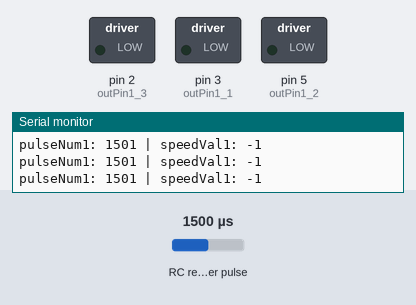
Bench run of a sketch on a simulated Arduino Uno, built with avr-gcc and run on an emulated ATmega328P. Parts: switched loads named in the sketch (green lamp = pin HIGH), the last lines printed to the serial monitor. Wiring (inferred from the names in the program): RC receiver channel: data pin 4. The inputs (shaded band) are chosen by the test bench; at power-on: RC receiver pulse 1500 µs.

Above: at 1.2 s.
1.3 s: RC receiver pulse (sensor on pin 4) set to 1463 µs
At 2.3 s:
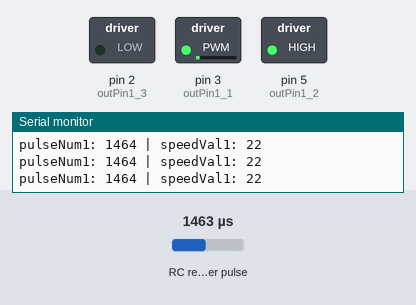
2.8 s: RC receiver pulse (sensor on pin 4) set to 1750 µs
At 3.8 s:
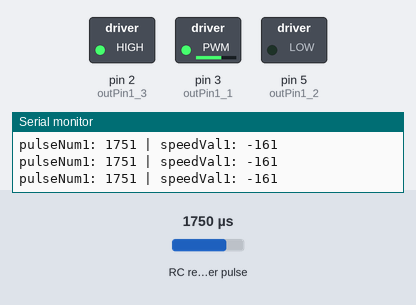
4.3 s: RC receiver pulse (sensor on pin 4) set to 1020 µs
At 4.8 s:
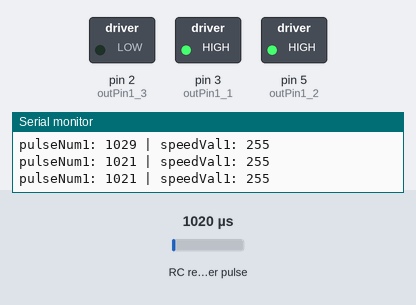
5.8 s: RC receiver pulse (sensor on pin 4) set to 1980 µs
At 6.6 s:
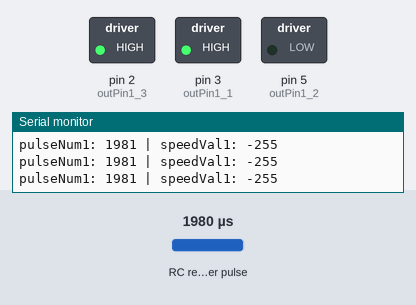
7.3 s: RC receiver pulse (sensor on pin 4) set to 1250 µs
At 8.5 s:
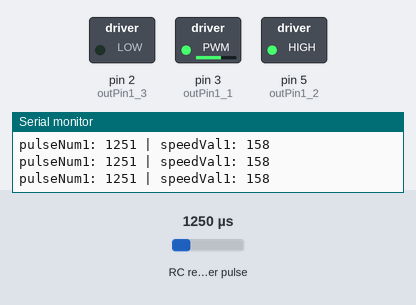
8.8 s: RC receiver pulse (sensor on pin 4) set to 1500 µs
At 9.3 s:
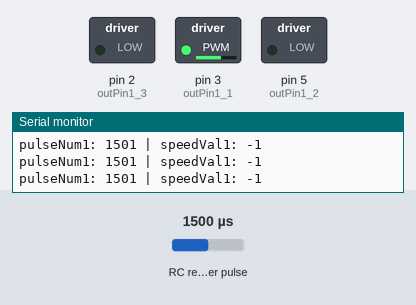
Timing chart, 0 to 11.3 s (numbered marks = the images above; inputs shaded):
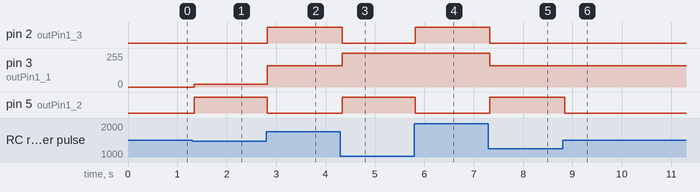

The sketch:

sample_ta7291p.ino
```cpp
/*
2014.10.07
Check ta7201p(motor driver)
ver0.7
Haru
*/

// to input
const int rcv1 = 4;
// to output
const int outPin1_1 = 3;
const int outPin1_2 = 5;
const int outPin1_3 = 2;

// init
//--------------------------------------------
int pulseNum1 = 0;
int speedVal1 = 0;
int play = 10; //about 5~30
//--------------------------------------------

void setup(){

	//setup pin mode
	//--------------------------------------------
	pinMode(rcv1, INPUT);

	pinMode(outPin1_1, OUTPUT);
	pinMode(outPin1_2, OUTPUT);
	pinMode(outPin1_3, OUTPUT);
    //--------------------------------------------

    // test pulse
	Serial.begin(9600);
}

void loop(){

    //recieve pulse
    pulseNum1 = pulseIn(rcv1, HIGH);
    // convert pulseNum(1100~1900) to speedVal(-255~255)
    speedVal1 = map(pulseNum1, 1900, 1100, -255, 255);
    // constrain speedVal
    speedVal1 = constrain(speedVal1, -255, 255);

    if(pulseNum1 < 500) speedVal1 = 0; //初期暴走対策

    //control
    if( speedVal1 > play){
		analogWrite(outPin1_1, speedVal1);
		digitalWrite(outPin1_2, HIGH);
		digitalWrite(outPin1_3, LOW);
	}
	else if( speedVal1 < -play){
		analogWrite(outPin1_1, -speedVal1);
		digitalWrite(outPin1_2, LOW);
		digitalWrite(outPin1_3, HIGH);
	} else {
		digitalWrite(outPin1_2, LOW);
		digitalWrite(outPin1_3, LOW);
	}


    // sirial monitor
	Serial.print("pulseNum1: ");
	Serial.print(pulseNum1);

	Serial.print(" | speedVal1: ");
	Serial.println(speedVal1);
}
```

Measured:
- the behaviour switches between 1482 and 1481 µs on RC receiver pulse (sensor on pin 4) (found by bisection; images 0 and 1)
- after the input at 1.3 s, pin 3 (outPin1_1): 0/255 → 22/255 at once; pin 5 (outPin1_2): LOW → HIGH at once
- after the input at 2.8 s, pin 2 (outPin1_3): LOW → HIGH at once; pin 3 (outPin1_1): 22/255 → 161/255 at once; pin 5 (outPin1_2): HIGH → LOW at once
- after the input at 4.3 s, pin 2 (outPin1_3): HIGH → LOW at once; pin 3 (outPin1_1): 161/255 → 255/255 at once; pin 5 (outPin1_2): LOW → HIGH at once
- after the input at 5.8 s, pin 2 (outPin1_3): LOW → HIGH at once; pin 5 (outPin1_2): HIGH → LOW at once
- after the input at 7.3 s, pin 2 (outPin1_3): HIGH → LOW at once; pin 3 (outPin1_1): 255/255 → 158/255 at once; pin 5 (outPin1_2): LOW → HIGH at once
- after the input at 8.8 s, pin 5 (outPin1_2): HIGH → LOW at once
